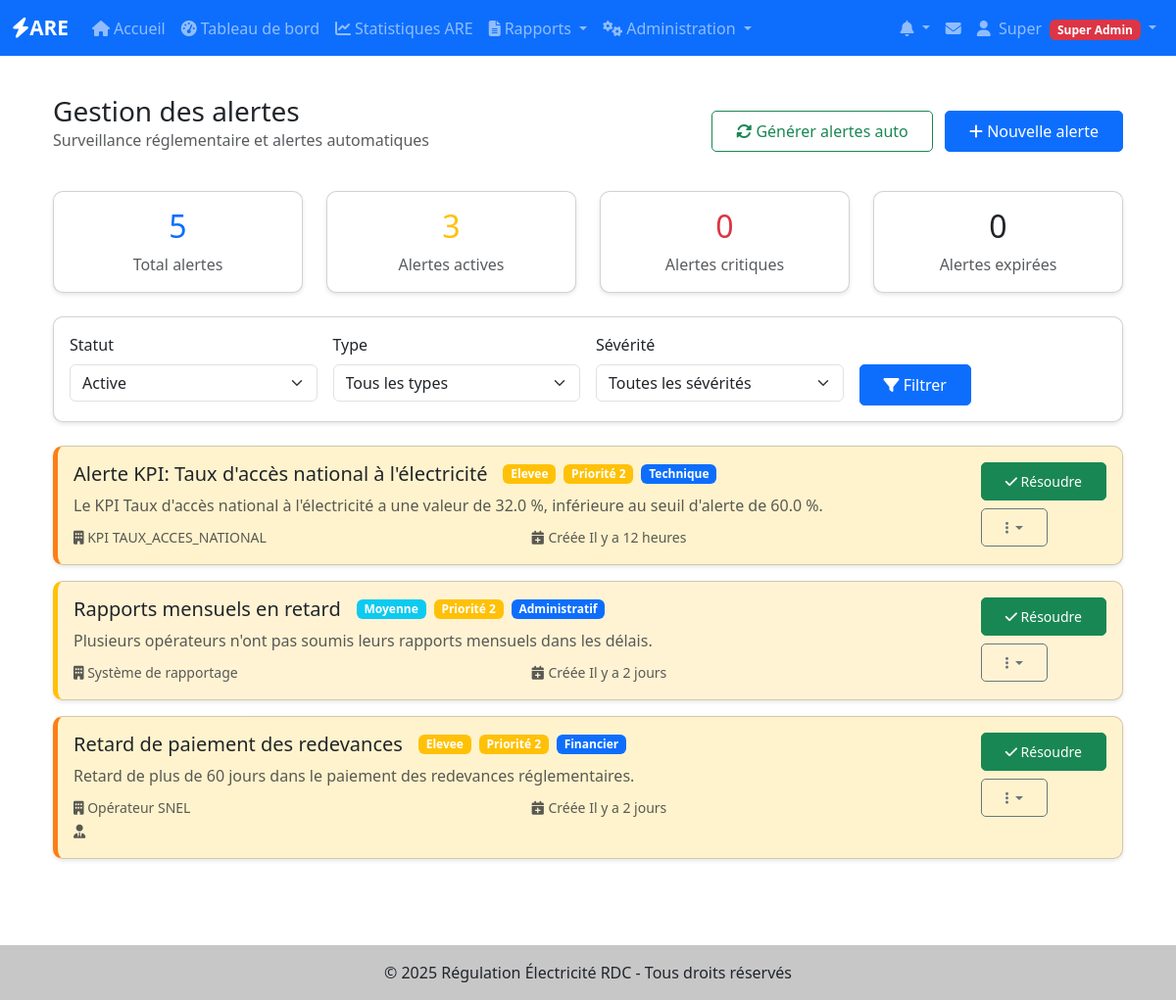
/are/dashboard/alertes (signed in), run on the app's committed database.
### app/models/utilisateurs.py (models this page shows, shortened)
class User(UserMixin, BaseModel):
    __tablename__ = 'users'
    username = db.Column(db.String(80), unique=True, nullable=False, index=True)
    email = db.Column(db.String(120), unique=True, nullable=False, index=True)
    password_hash = db.Column(db.String(128), nullable=False)
    nom = db.Column(db.String(100))
    prenom = db.Column(db.String(100))
    role = db.Column(db.Enum('super_admin', 'admin_operateur', 'utilisateur_operateur'),
                    default='utilisateur_operateur', nullable=False)
    operateur_id = db.Column(db.Integer, db.ForeignKey('operateurs.id'), nullable=True)
    is_active = db.Column(db.Boolean, default=True, nullable=False)
    telephone = db.Column(db.String(20))
    derniere_connexion = db.Column(db.DateTime)
    operateur = db.relationship('Operateur', backref='users', lazy=True)
    def is_super_admin(self):
        return self.role == 'super_admin'
    def has_permission(self, permission):
        permissions = {
            'super_admin': ['create_operateur', 'edit_operateur', 'delete_operateur',
                           'create_user', 'edit_user', 'delete_user', 'view_all_reports'],
            'admin_operateur': ['edit_own_operateur', 'create_user_operateur',
                               'edit_user_operateur', 'view_own_reports', 'create_reports'],
            'utilisateur_operateur': ['view_own_reports', 'create_reports', 'edit_own_reports']
        }
        return permission in permissions.get(self.role, [])

### app/models/dashboard_are.py (models this page shows, shortened)
class AlerteRegulateur(BaseModel):
    __tablename__ = 'alerte_regulateur'
    type = db.Column(db.Enum(TypeAlerte), nullable=False)
    severite = db.Column(db.Enum(SeveriteAlerte), nullable=False)
    entite_concernee = db.Column(db.String(200), nullable=False)
    titre = db.Column(db.String(200), nullable=False)
    description = db.Column(db.Text, nullable=False)
    date_echeance = db.Column(db.Date)
    date_resolution = db.Column(db.Date)
    statut = db.Column(db.String(50), default='active')  # active, en_cours, resolue
    actions_recommandees = db.Column(db.Text)
    priorite = db.Column(db.Integer, default=3)  # 1=haute, 2=moyenne, 3=basse
    operateur_id = db.Column(db.Integer, db.ForeignKey('operateurs.id'), nullable=True)
    operateur = db.relationship('Operateur', backref='alertes_regulateur', lazy=True)
    createur_id = db.Column(db.Integer, db.ForeignKey('users.id'), nullable=False)
    createur = db.relationship('User', backref='alertes_creees', lazy=True)

### app/are/dashboard/routes.py (the view)
@dashboard_bp.route('/alertes')
@login_required
@admin_required
def alertes():
    statut = request.args.get('statut', 'active')
    type_alerte = request.args.get('type')
    severite = request.args.get('severite')
    alertes_query = AlerteRegulateur.query
    if statut:
        alertes_query = alertes_query.filter_by(statut=statut)
    if type_alerte:
        alertes_query = alertes_query.filter_by(type=type_alerte)
    if severite:
        alertes_query = alertes_query.filter_by(severite=severite)
    alertes = alertes_query.order_by(
        AlerteRegulateur.priorite.asc(),
        AlerteRegulateur.date_creation.desc()
    ).all()
    stats_alertes = {
        'total': AlerteRegulateur.query.count(),
        'actives': AlerteRegulateur.query.filter_by(statut='active').count(),
        'critiques': AlerteRegulateur.query.filter_by(
            statut='active',
            severite='critique'
        ).count(),
        'expirees': AlerteRegulateur.query.filter(
            AlerteRegulateur.date_echeance < datetime.now().date(),
            AlerteRegulateur.statut == 'active'
        ).count() if AlerteRegulateur.query.filter(
            AlerteRegulateur.date_echeance.isnot(None)
        ).first() else 0
    }
    return render_template('are/dashboard/alertes.html',
                         alertes=alertes,
                         stats_alertes=stats_alertes,
                         statut=statut,
                         type_alerte=type_alerte,
                         severite=severite)

### app/templates/are/dashboard/alertes.html (shortened to what this page needs)
{% extends "base.html" %}
{% block content %}
<div class="container-fluid">
    <div class="row mb-4">
        <div class="col-12">
            <div class="d-flex justify-content-between align-items-center">
                <div>
                    <h1 class="h3 mb-0">Gestion des alertes</h1>
                    <p class="text-muted">Surveillance réglementaire et alertes automatiques</p>
                </div>
                <div>
                    <button type="button" class="btn btn-outline-success me-2" onclick="genererAlertes()">
                        <i class="fas fa-sync-alt"></i> Générer alertes auto
                    </button>
                    <a href="{{ url_for('are_dashboard.nouvelle_alerte') }}" class="btn btn-primary">
                        <i class="fas fa-plus"></i> Nouvelle alerte
                    </a>
                </div>
            </div>
        </div>
    </div>
    <div class="row mb-4">
        <div class="col-md-3">
            <div class="card text-center">
                <div class="card-body">
                    <div class="h2 text-primary">{{ stats_alertes.total }}</div>
                    <div class="text-muted">Total alertes</div>
                </div>
            </div>
        </div>
        <div class="col-md-3">
            <div class="card text-center">
                <div class="card-body">
                    <div class="h2 text-warning">{{ stats_alertes.actives }}</div>
                    <div class="text-muted">Alertes actives</div>
                </div>
            </div>
        </div>
        <div class="col-md-3">
            <div class="card text-center">
                <div class="card-body">
                    <div class="h2 text-danger">{{ stats_alertes.critiques }}</div>
                    <div class="text-muted">Alertes critiques</div>
                </div>
            </div>
        </div>
        <div class="col-md-3">
            <div class="card text-center">
                <div class="card-body">
                    <div class="h2 text-dark">{{ stats_alertes.expirees }}</div>
                    <div class="text-muted">Alertes expirées</div>
                </div>
            </div>
        </div>
    </div>
    <div class="row mb-4">
        <div class="col-12">
            <div class="card">
                <div class="card-body">
                    <form method="GET" class="row g-3">
                        <div class="col-md-3">
                            <label class="form-label">Statut</label>
                            <select name="statut" class="form-select">
                                <option value="active" {{ 'selected' if statut == 'active' }}>Active</option>
                            </select>
                        </div>
                        <div class="col-md-3">
                            <label class="form-label">Type</label>
                            <select name="type" class="form-select">
                                <option value="">Tous les types</option>
                            </select>
                        </div>
                        <div class="col-md-3">
                            <label class="form-label">Sévérité</label>
                            <select name="severite" class="form-select">
                                <option value="">Toutes les sévérités</option>
                            </select>
                        </div>
                        <div class="col-md-3">
                            <label class="form-label">&nbsp;</label>
                            <div>
                                <button type="submit" class="btn btn-primary">
                                    <i class="fas fa-filter"></i> Filtrer
                                </button>
                            </div>
                        </div>
                    </form>
                </div>
            </div>
        </div>
    </div>
    {% if alertes %}
        {% for alerte in alertes %}
        <div class="card mb-3 alerte-{{ alerte.severite.value }}">
            <div class="card-body">
                <div class="d-flex justify-content-between align-items-start">
                    <div class="flex-grow-1">
                        <div class="d-flex align-items-center mb-2">
                            <h5 class="mb-0 me-3">{{ alerte.titre }}</h5>
                            <span class="badge bg-{{ 'danger' if alerte.severite.value == 'critique' else 'warning' if alerte.severite.value == 'elevee' else 'info' if alerte.severite.value == 'moyenne' else 'secondary' }}">
                                {{ alerte.severite.value.title() }}
                            </span>
                            <span class="badge badge-priorite-{{ alerte.priorite }} ms-2">
                                Priorité {{ alerte.priorite }}
                            </span>
                            <span class="badge bg-primary ms-2">
                                {{ alerte.type.value.title() }}
                            </span>
                        </div>
                        <p class="text-muted mb-2">{{ alerte.description }}</p>
                        <div class="row">
                            <div class="col-md-6">
                                <small class="text-muted">
                                    <i class="fas fa-building"></i> {{ alerte.entite_concernee }}
                                </small>
                                {% if alerte.operateur %}
                                <br><small class="text-muted">
                                    <i class="fas fa-user-tie"></i> {{ alerte.operateur.nom_commercial }}
                                </small>
                                {% endif %}
                            </div>
                            <div class="col-md-6">
                                <small class="text-muted">
                                    <i class="fas fa-calendar-plus"></i> Créée {{ alerte.date_creation|time_ago }}
                                </small>
                            </div>
                        </div>
                    </div>
                    <div class="ms-3">
                        {% if alerte.statut == 'active' %}
                        <form method="POST" action="{{ url_for('are_dashboard.resoudre_alerte', alerte_id=alerte.id) }}" class="d-inline">
                            <button type="submit" class="btn btn-success btn-sm"
                                    onclick="return confirm('Marquer cette alerte comme résolue ?')">
                                <i class="fas fa-check"></i> Résoudre
                            </button>
                        </form>
                        {% endif %}
                        <div class="dropdown mt-2">
                            <button class="btn btn-outline-secondary btn-sm dropdown-toggle" type="button"
                                    data-bs-toggle="dropdown">
                                <i class="fas fa-ellipsis-v"></i>
                            </button>
                        </div>
                    </div>
                </div>
            </div>
        </div>
        {% endfor %}
    {% endif %}
</div>
{% endblock %}

### app/templates/base.html (shortened to what this page needs)
<!DOCTYPE html>
<html lang="fr">
<head>
    <link href="https://cdn.jsdelivr.net/npm/bootstrap@5.3.0/dist/css/bootstrap.min.css" rel="stylesheet">
    <link rel="stylesheet" href="https://cdnjs.cloudflare.com/ajax/libs/font-awesome/6.4.0/css/all.min.css">
    <link rel="stylesheet" href="{{ url_for('static', filename='css/style.css') }}">
</head>
<body>
    <nav class="navbar navbar-expand-lg navbar-dark bg-primary">
        <div class="container-fluid">
            <a class="navbar-brand" href="{{ url_for('main.index') }}">
                <i class="fas fa-bolt"></i>ARE
            </a>
            <div class="collapse navbar-collapse" id="navbarNav">
                <ul class="navbar-nav me-auto">
                    <li class="nav-item">
                        <a class="nav-link" href="{{ url_for('main.index') }}">
                            <i class="fas fa-home me-1"></i>Accueil
                        </a>
                    </li>
                    {% if current_user.is_authenticated %}
                    <li class="nav-item">
                        <a class="nav-link" href="{{ url_for('are_dashboard.index') }}">
                            <i class="fas fa-tachometer-alt me-1"></i>Tableau de bord
                        </a>
                    </li>
                    {% if current_user.is_super_admin() %}
                    <li class="nav-item">
                        <a class="nav-link" href="{{ url_for('are_dashboard.statistiques') }}">
                            <i class="fas fa-chart-line me-1"></i>Statistiques ARE
                        </a>
                    </li>
                    {% endif %}
                    <li class="nav-item dropdown">
                        <a class="nav-link dropdown-toggle" href="#" id="rapportsDropdown" role="button" data-bs-toggle="dropdown">
                            <i class="fas fa-file-alt me-1"></i>Rapports
                        </a>
                    </li>
                    {% if current_user.is_super_admin() or current_user.is_admin_operateur() %}
                    <li class="nav-item dropdown">
                        <a class="nav-link dropdown-toggle" href="#" id="adminDropdown" role="button" data-bs-toggle="dropdown">
                            <i class="fas fa-cogs me-1"></i>Administration
                        </a>
                    </li>
                    {% endif %}
                    {% endif %}
                </ul>
                <ul class="navbar-nav">
                    {% if current_user.is_authenticated %}
                    {% from 'components/notifications.html' import dropdown_notifications %}
                    {{ dropdown_notifications() }}
                    <li class="nav-item dropdown">
                        <a class="nav-link position-relative" href="{{ url_for('notifications.messages') }}" title="Messagerie">
                            <i class="fas fa-envelope"></i>
                        </a>
                    </li>
                    <li class="nav-item dropdown">
                        <a class="nav-link dropdown-toggle" href="#" id="userDropdown" role="button" data-bs-toggle="dropdown">
                            <i class="fas fa-user me-1"></i>
                            {{ current_user.prenom or current_user.username }}
                            {% if current_user.is_super_admin() %}
                                <span class="badge bg-danger ms-1">Super Admin</span>
                            {% elif current_user.is_admin_operateur() %}
                                <span class="badge bg-warning ms-1">Admin</span>
                            {% endif %}
                        </a>
                    </li>
                    {% endif %}
                </ul>
            </div>
        </div>
    </nav>
    <main class="container my-4">
        {% block content %}{% endblock %}
    </main>
    <footer class="bg-light text-center text-lg-start mt-5">
        <div class="text-center p-3" style="background-color: rgba(0, 0, 0, 0.2);">
            © 2025 Régulation Électricité RDC - Tous droits réservés
        </div>
    </footer>
</body>
</html>

### app/static/css/style.css (style rules this page uses)
:root { --primary-color: #0d6efd; --secondary-color: #6c757d; --success-color: #198754; --danger-color: #dc3545; --warning-color: #ffc107; --info-color: #0dcaf0; }
body { min-height: 100vh; display: flex; flex-direction: column; }
main { flex: 1; }
.navbar-brand { font-weight: bold; font-size: 1.3rem; }
.card { border-radius: 10px; box-shadow: 0 2px 4px rgba(0,0,0,0.1); transition: transform 0.2s; }
.btn { border-radius: 5px; padding: 0.5rem 1.5rem; }
.btn-primary { background-color: var(--primary-color); border-color: var(--primary-color); }
footer { margin-top: auto; }

### app/templates/are/dashboard/alertes.html (style rules this page uses)
.alerte-elevee { border-left: 5px solid #fd7e14; background-color: #fff3cd; }
.alerte-moyenne { border-left: 5px solid #ffc107; background-color: #fff3d4; }
.badge-priorite-2 { background-color: #ffc107; }

### data on the page
User: prenom "Super"
AlerteRegulateur: titre "Alerte KPI: Taux d'accès national à l'électricité", severite.value "Elevee", priorite "2", type.value "Technique", description "Le KPI Taux d'accès national à l'électricité a une valeur de 32.0 %, inférieure au seuil d'alerte de 60.0 %.", entite_concernee "KPI TAUX_ACCES_NATIONAL", date_creation "Il y a 12 heures"
AlerteRegulateur: titre "Rapports mensuels en retard", severite.value "Moyenne", priorite "2", type.value "Administratif", description "Plusieurs opérateurs n'ont pas soumis leurs rapports mensuels dans les délais.", entite_concernee "Système de rapportage", date_creation "Il y a 2 jours"
AlerteRegulateur: titre "Retard de paiement des redevances", severite.value "Elevee", priorite "2", type.value "Financier", description "Retard de plus de 60 jours dans le paiement des redevances réglementaires.", entite_concernee "Opérateur SNEL", date_creation "Il y a 2 jours"

### other printed values
{{ stats_alertes.total }} "5"
{{ stats_alertes.actives }} "3"
{{ stats_alertes.critiques }} "0"
{{ stats_alertes.expirees }} "0"
